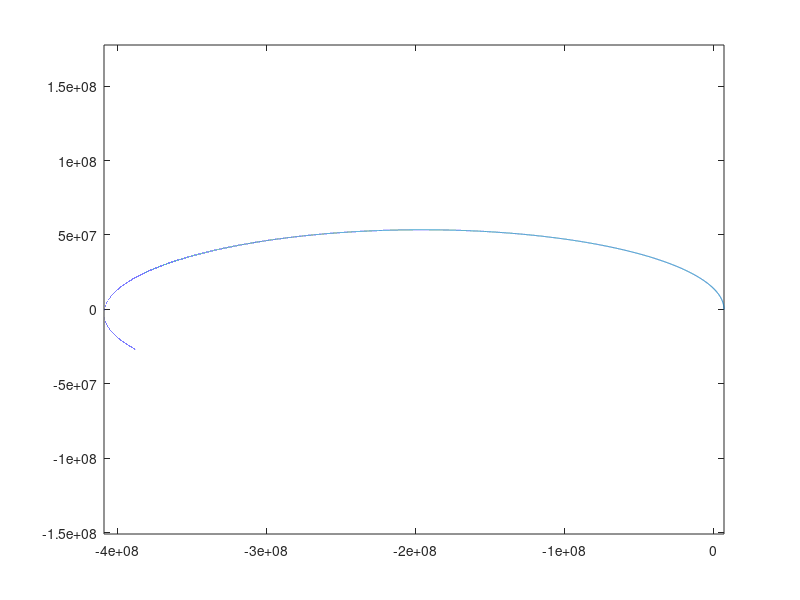

The MATLAB source for this figure:
% Constants
G = 6.674e-11;      % Gravitational constant
M = 5.97e24;        % Mass of Earth
R = 6378.137e3;     % Radius of Earth

% Initial conditions
x0 = R + 1000e3;    % Initial x position (m)
y0 = 0;             % Initial y position (m)
vx0 = 0;            % Initial x velocity (m/s)
vy0 = 7.8e3+2500;        % Initial y velocity (m/s)

% Simulation parameters
t0 = 0;             % Initial time (s)
tf = 3600*24*7;     % Final time (s)
dt = 10;            % Time step (s)

% Preallocate arrays
t = t0:dt:tf;
n = length(t);
x = zeros(1,n);
y = zeros(1,n);
vx = zeros(1,n);
vy = zeros(1,n);

% Set initial values
x(1) = x0;
y(1) = y0;
vx(1) = vx0;
vy(1) = vy0;

% Numerical integration with Implicit Euler method
for i = 1:n-1
    % Calculate acceleration
    r = sqrt(x(i)^2 + y(i)^2);
    ax = -G*M*x(i)/r^3;
    ay = -G*M*y(i)/r^3;

    % Update velocity
    vx(i+1) = vx(i) + ax*dt;
    vy(i+1) = vy(i) + ay*dt;

    % Update position
    x(i+1) = x(i) + vx(i+1)*dt;
    y(i+1) = y(i) + vy(i+1)*dt;
end

% Plot the orbit
figure
plot(x,y)
axis equal

